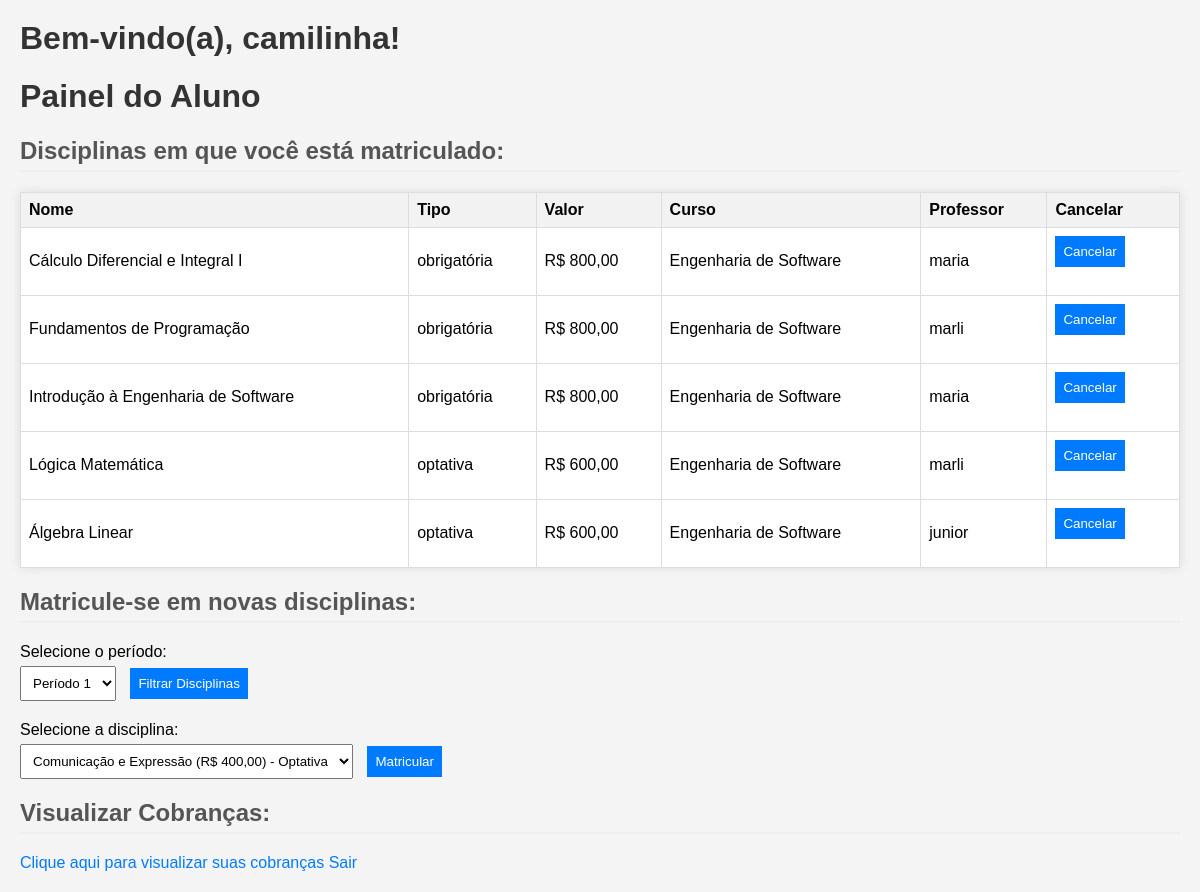
/views/painel_aluno.php (signed in), run on the app's committed database.
### tables this page shows
CREATE TABLE `disciplinas` (
  `id` int(11) NOT NULL,
  `nome` varchar(100) NOT NULL,
  `creditos` int(11) NOT NULL,
  `curso_id` int(11) DEFAULT NULL,
  `professor_id` int(11) DEFAULT NULL,
  `tipo` enum('obrigatória','optativa') NOT NULL,
  `valor` decimal(10,2) NOT NULL,
  `periodo` int(11) DEFAULT NULL
);

CREATE TABLE `cursos` (
  `id` int(11) NOT NULL,
  `nome` varchar(100) NOT NULL,
  `creditos` int(11) NOT NULL
);

CREATE TABLE `usuarios` (
  `id` int(11) NOT NULL,
  `nome` varchar(100) NOT NULL,
  `email` varchar(100) NOT NULL,
  `senha` varchar(255) NOT NULL,
  `tipo` enum('aluno','professor','secretario') NOT NULL,
  `curso_id` int(11) DEFAULT NULL
);

### views/painel_aluno.php (the view, shortened to what this page needs)
<?php
include_once '../config/conexao.php';
$nome_aluno = $_SESSION['nome'];
echo "<h1><strong>Bem-vindo(a), $nome_aluno!</strong></h1>";
$aluno_id = $_SESSION['id'];
$sql_curso = "SELECT curso_id FROM usuarios WHERE id = ?";
$stmt_curso = $conn->prepare($sql_curso);
$stmt_curso->bind_param('i', $aluno_id);
$stmt_curso->execute();
$result_curso = $stmt_curso->get_result();
if ($result_curso->num_rows > 0) {
    $curso = $result_curso->fetch_assoc();
    $curso_id = $curso['curso_id'];
    $sql_matriculas = "SELECT d.id, d.nome, d.tipo, d.valor, c.nome AS curso, u.nome AS professor
                       FROM disciplinas d
                       JOIN cursos c ON d.curso_id = c.id
                       LEFT JOIN usuarios u ON d.professor_id = u.id
                       JOIN disciplinas_alunos da ON d.id = da.disciplina_id
                       WHERE da.aluno_id = ?";
    $stmt_matriculas = $conn->prepare($sql_matriculas);
    $stmt_matriculas->bind_param('i', $aluno_id);
    $stmt_matriculas->execute();
    $result_matriculas = $stmt_matriculas->get_result();
    $periodos = range(1, 3);
    if (isset($_POST['periodo'])) {
        $periodo = $_POST['periodo'];
    } else {
        $periodo = 1;
    }
    $sql_disciplinas = "SELECT d.id, d.nome, d.tipo, d.valor
                        FROM disciplinas d
                        WHERE d.curso_id = ? AND d.periodo = ? AND d.id NOT IN (SELECT da.disciplina_id FROM disciplinas_alunos da WHERE da.aluno_id = ?)";
    $stmt_disciplinas = $conn->prepare($sql_disciplinas);
    $stmt_disciplinas->bind_param('iii', $curso_id, $periodo, $aluno_id);
    $stmt_disciplinas->execute();
    $result_disciplinas = $stmt_disciplinas->get_result();
} else {
    echo "Erro ao obter o curso do aluno.";
}
?>
<!DOCTYPE html>
<html lang="pt-br">
<head>
</head>
<body>
<h1>Painel do Aluno</h1>
<h2>Disciplinas em que você está matriculado:</h2>
<table>
    <thead>
        <tr>
            <th>Nome</th>
            <th>Tipo</th>
            <th>Valor</th>
            <th>Curso</th>
            <th>Professor</th>
            <th>Cancelar</th>
        </tr>
    </thead>
    <tbody>
        <?php
        if ($result_matriculas->num_rows > 0) {
            while ($row = $result_matriculas->fetch_assoc()) {
                echo "<tr>
                    <td>{$row['nome']}</td>
                    <td>{$row['tipo']}</td>
                    <td>R$ " . number_format($row['valor'], 2, ',', '.') . "</td>
                    <td>{$row['curso']}</td>
                    <td>{$row['professor']}</td>
                    <td>
                        <form method='POST' action=''>
                            <input type='hidden' name='action' value='cancelar'>
                            <input type='hidden' name='disciplina_id' value='{$row['id']}'>
                            <button type='submit'>Cancelar</button>
                        </form>
                    </td>
                </tr>";
            }
        } else {
            echo "<tr><td colspan='6'>Você não está matriculado em nenhuma disciplina.</td></tr>";
        }
        ?>
    </tbody>
</table>
<h2>Matricule-se em novas disciplinas:</h2>
<form method="POST" action="">
    <label for="periodo">Selecione o período:</label>
    <select id="periodo" name="periodo">
        <?php foreach ($periodos as $p): ?>
            <option value="<?= $p ?>" <?= $p == $periodo ? 'selected' : '' ?>>Período <?= $p ?></option>
        <?php endforeach; ?>
    </select>
    <button type="submit">Filtrar Disciplinas</button>
</form>
<form method="POST" action="">
    <label for="disciplina">Selecione a disciplina:</label>
    <select id="disciplina" name="disciplina_id">
        <?php
        if ($result_disciplinas->num_rows > 0) {
            while ($row = $result_disciplinas->fetch_assoc()) {
                $tipo_disciplina = $row['tipo'] == 'obrigatória' ? 'Obrigatória' : 'Optativa';
                echo "<option value='{$row['id']}'>{$row['nome']} (R$ " . number_format($row['valor'], 2, ',', '.') . ") - $tipo_disciplina</option>";
            }
        } else {
            echo "<option value=''>Nenhuma disciplina disponível.</option>";
        }
        ?>
    </select>
    <button type="submit">Matricular</button>
</form>
<h2>Visualizar Cobranças:</h2>
<a href="../views/visualizar_cobrancas.php">Clique aqui para visualizar suas cobranças</a>
<a href="../views/login.php">Sair</a>
</body>
</html>

### views/painel_aluno.php (style rules this page uses)
body { font-family: Arial, sans-serif; background-color: #f4f4f4; margin: 0; padding: 20px; }
h1 { color: #333; }
h2 { color: #555; border-bottom: 2px solid #eee; padding-bottom: 5px; }
table { width: 100%; border-collapse: collapse; margin-bottom: 20px; background-color: #fff; box-shadow: 0 0 10px rgba(0, 0, 0, 0.1); }
table th, table td { border: 1px solid #ddd; padding: 8px; text-align: left; }
table th { background-color: #f2f2f2; }
form { margin-bottom: 20px; }
form label { display: block; margin-bottom: 5px; }
form select, form button { padding: 8px; margin-right: 10px; }
form button { background-color: #007bff; color: #fff; border: none; cursor: pointer; }
a { color: #007bff; text-decoration: none; }

### data on the page
disciplinas: nome "Cálculo Diferencial e Integral I", tipo "obrigatória", valor "800,00", curso.nome "Engenharia de Software", professor.nome "maria"
disciplinas: nome "Fundamentos de Programação", tipo "obrigatória", valor "800,00", curso.nome "Engenharia de Software", professor.nome "marli"
disciplinas: nome "Introdução à Engenharia de Software", tipo "obrigatória", valor "800,00", curso.nome "Engenharia de Software", professor.nome "maria"
disciplinas: nome "Lógica Matemática", tipo "optativa", valor "600,00", curso.nome "Engenharia de Software", professor.nome "marli"
disciplinas: nome "Álgebra Linear", tipo "optativa", valor "600,00", curso.nome "Engenharia de Software", professor.nome "junior"

### other printed values
$nome_aluno "camilinha"
form field disciplina_id "Comunicação e Expressão (R$ 400,00) - Optativa"
